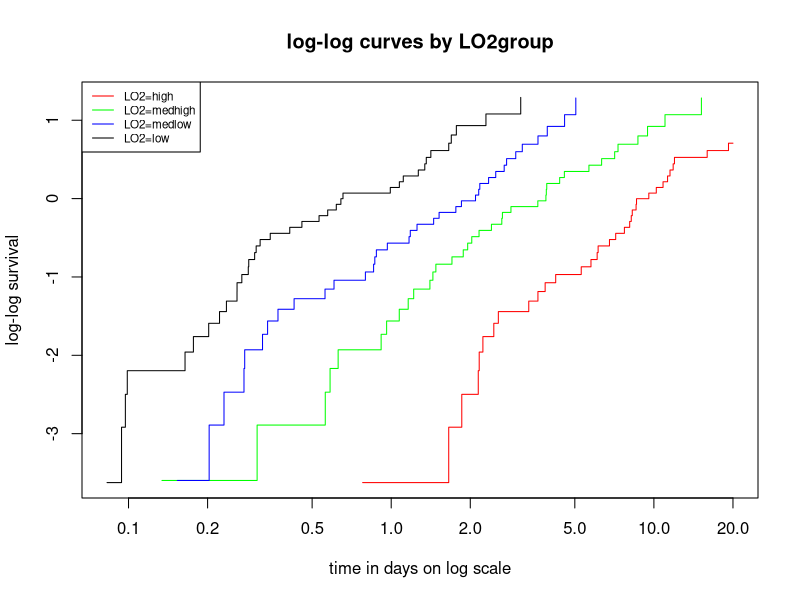
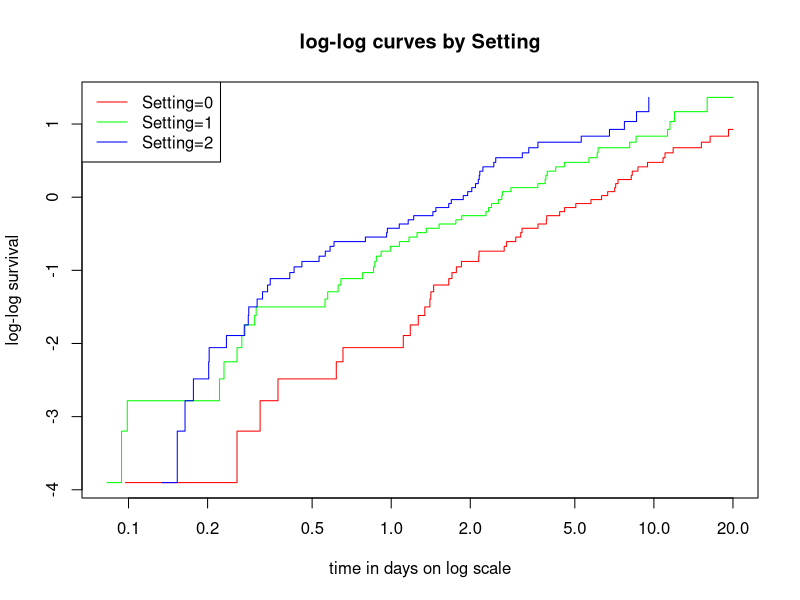
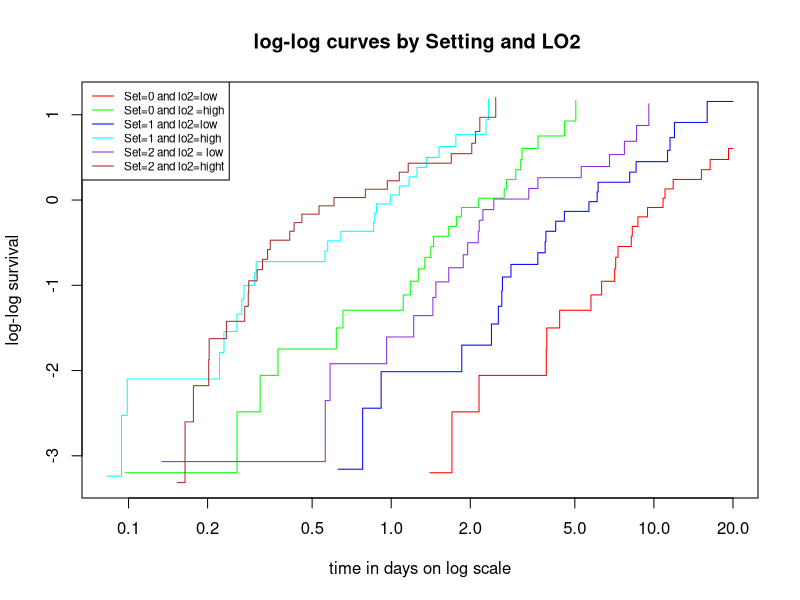
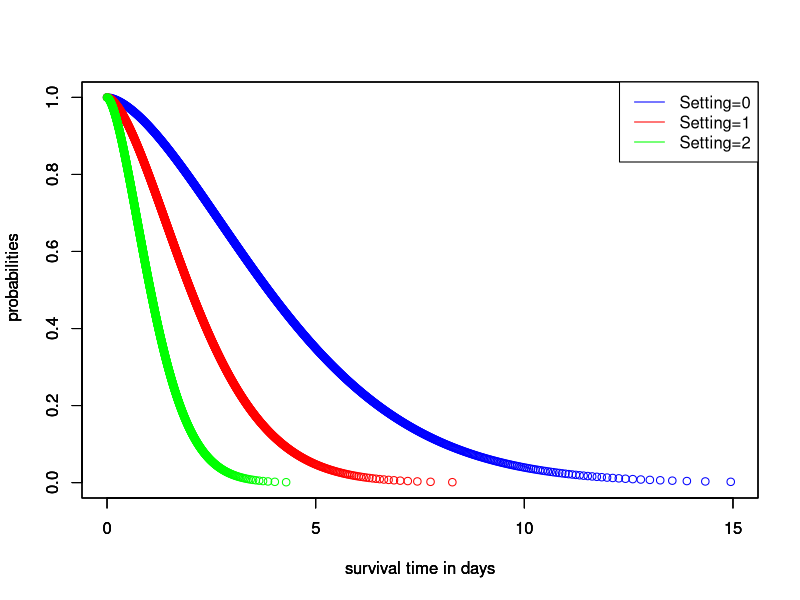
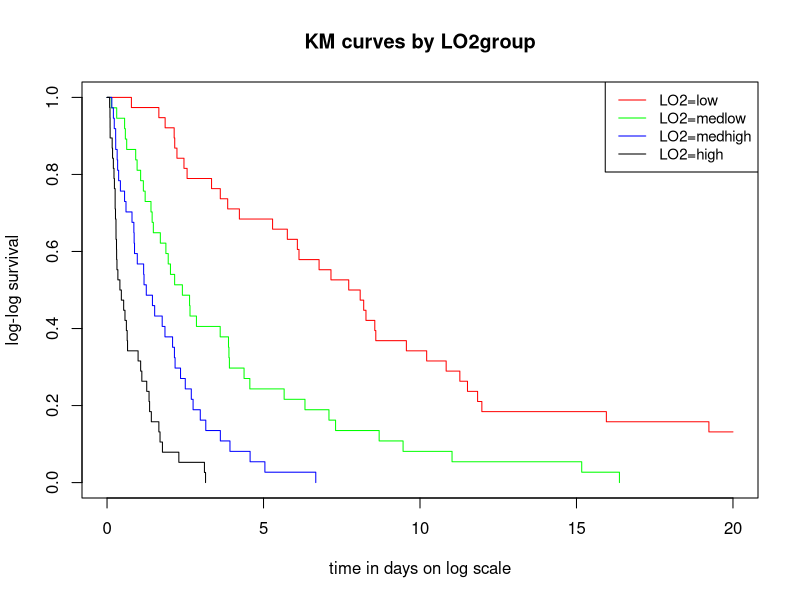
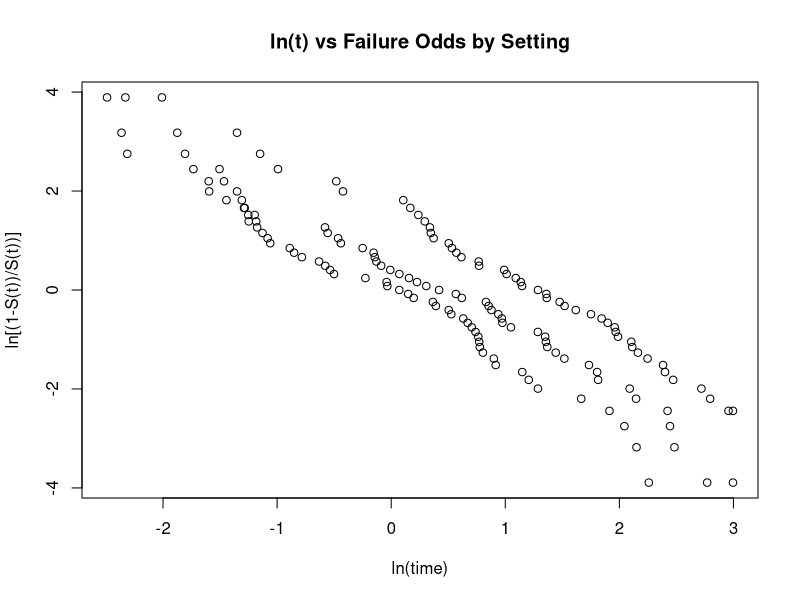
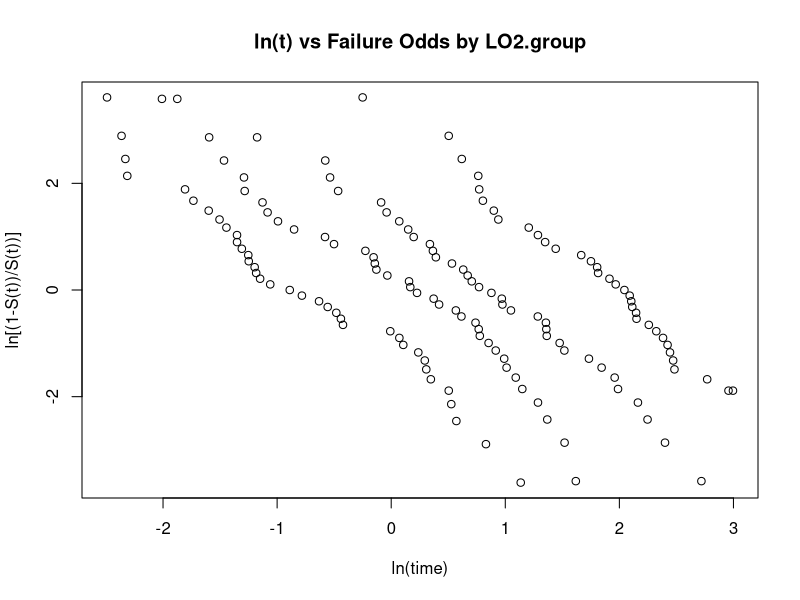
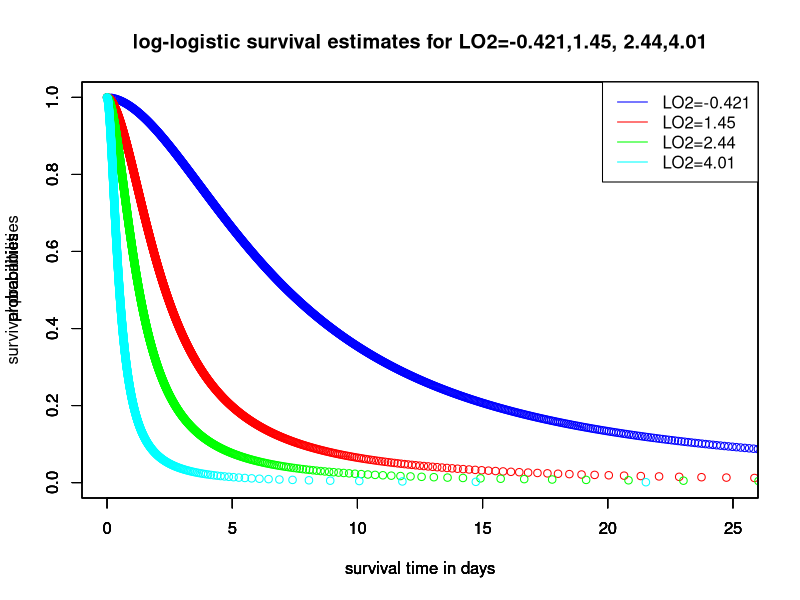

Write R code to recreate these figures, in order.
## ---- chunk 1
library(knitr)
opts_chunk$set(tidy.opts=list(width.cutoff=80),tidy=TRUE)
## ---- chunk 2
knitr::opts_chunk$set(echo = TRUE)
knitr::opts_knit$set(root.dir = "C:/GitStuff/Survival_Analysis/MATH_629/Data")
## ---- chunk 3
rm(list=ls())
library(survival)
library(dplyr)
## ---- chunk 4
Ven.reset <-read.csv("VenresetMft.csv", header = TRUE)
## ---- chunk 5
Y<-Surv(Ven.reset$eventtime,Ven.reset$status==1)
## ---- chunk 6
#Partition LO2 into four strata and create KM estimators for each strata  
quantile(Ven.reset$LO2)
Ven.reset$LO2.group<-cut(Ven.reset$LO2,c(-2.58,1.0075,2.0350,3.0825,6.2300),labels=c('1','2','3','4'))
kmfitO24=survfit(Y~Ven.reset$LO2.group)
## ---- chunk 7
#Plot log-log curves against ln(t) for LO2.group
plot(kmfitO24,fun="cloglog",xlab="time in days on log scale",ylab="log-log survival", main="log-log curves by LO2group",col=c("red","green","blue","black"))
legend("topleft",cex=.7,c("LO2=high","LO2=medhigh","LO2=medlow","LO2=low"),lty=c("solid"),col=c("red","green","blue","black"))
## ---- chunk 8
kmfitST3=survfit(Y~Ven.reset$Setting)
plot(kmfitST3,fun="cloglog",xlab="time in days on log scale",ylab="log-log survival", main="log-log curves by Setting",col=c('red','green','blue'))
legend("topleft",c("Setting=0","Setting=1","Setting=2"),lty=c("solid"),col=c("red","green","blue"))
## ---- chunk 9
#Stratify Lo2 and Setting into six strata 
Ven.reset$LO2.group2<-cut(Ven.reset$LO2,c(-2.58,1.9,6.23),labels=c('1','2'))
Ven.reset$LO2.Set.Strata<-rep(0,nrow(Ven.reset))
for (i in 1:nrow(Ven.reset))
{
  if (Ven.reset$LO2.group2[i]==1 & Ven.reset$Setting[i] ==0){
    Ven.reset$LO2.Set.Strata[i]=1
  } else if (Ven.reset$LO2.group2[i]==2 & Ven.reset$Setting[i] ==0){
    Ven.reset$LO2.Set.Strata[i]=2
  }  else if (Ven.reset$LO2.group2[i]==1 & Ven.reset$Setting[i] ==1){
    Ven.reset$LO2.Set.Strata[i]=3
  }  else if (Ven.reset$LO2.group2[i]==2 & Ven.reset$Setting[i] ==1){
    Ven.reset$LO2.Set.Strata[i]=4
  }  else if (Ven.reset$LO2.group2[i]==1 & Ven.reset$Setting[i] ==2){
    Ven.reset$LO2.Set.Strata[i]=5  
  }    else if (Ven.reset$LO2.group2[i]==2 & Ven.reset$Setting[i] ==2){
    Ven.reset$LO2.Set.Strata[i]=6}
}
## ---- chunk 10
kmfitlST=survfit(Y~Ven.reset$LO2.Set.Strata)
plot(kmfitlST,fun="cloglog",xlab="time in days on log scale",ylab="log-log survival", main="log-log curves by Setting and LO2 ",col=c('red','green','blue','cyan','blueviolet','brown'))
legend("topleft",cex=.7,c("Set=0 and lo2=low","Set=0 and lo2 =high","Set=1 and lo2=low","Set=1 and lo2=high","Set=2 and lo2 = low", "Set=2 and lo2=hight"),lty=c("solid"),col=c('red','green','blue','cyan','blueviolet','brown'))
## ---- chunk 11
mod.wbl1=survreg(Y~Setting+LO2,data=Ven.reset,dist="weibull")
## ---- chunk 12
summary(mod.wbl1)
## ---- chunk 13
#Coefficients of Weibull model and 95% CI for AF for Setting 
alpha0=as.vector(mod.wbl1$coefficients[1]) 
alpha1=as.vector(mod.wbl1$coefficients[2])
alpha2=as.vector(mod.wbl1$coefficients[3])
#Approximate AF for Setting 
AF=exp(alpha1)
#CI for AF for Setting 
lb.af = exp(alpha1 - 1.96*0.0627)
ub.af = exp(alpha1 + 1.96*0.0627)
print(paste("the estimated AF for setting is:",round(AF,4)))
print(paste("the lower bound for the 95% CI for the AF of setting is:",round(lb.af,4)))
print(paste("the upper bound for the 95% CI for the AF of setting is:",round(ub.af,4)))
## ---- chunk 14
#Shape parameter 
p=1/mod.wbl1$scale
#Coefficients of PH model and 95% CI for HR for Setting 
beta0=-p*alpha0; beta1 = -p*alpha1; beta2= -p*alpha2
#Approximate Hazard Ratio for Setting 
HR=exp(beta1);
#Confidence Interval for HR for Setting 
lb.hr = 1/(ub.af)^p
ub.hr = 1/(lb.af)^p
print(paste("the estimated HR for setting is:",round(HR,4)))
print(paste("the lower bound for the 95% CI for the HR of setting is:",round(lb.hr,4)))
print(paste("the upper bound for the 95% CI for the HR of setting is:",round(ub.hr,4)))
## ---- chunk 15
mod.wbl1.int=survreg(Y~Setting+LO2+Setting:LO2,data=Ven.reset,dist="weibull")
alpha0=as.vector(mod.wbl1.int$coefficients[1]) 
alpha1=as.vector(mod.wbl1.int$coefficients[2])
alpha2=as.vector(mod.wbl1.int$coefficients[3])
alpha3=as.vector(mod.wbl1.int$coefficients[4])
## ---- chunk 16
summary(mod.wbl1.int)
#Likelihood ratio test for interaction 
CSstat = -2*(mod.wbl1$loglik[2]-mod.wbl1.int$loglik[2])
print(paste("The value of our test statistic is", round(CSstat,2)))
CV = qchisq(.95,df=1)
print(paste("Our critical value is:",round(CV,4)))
CSstat>CV
pvalue1=pchisq(CSstat,df = 1,lower.tail = FALSE)
print(paste("Our p value is:",round(pvalue1,4)))
## ---- chunk 17
Q1 = as.vector(quantile(Ven.reset$LO2)[2]); Q2 = as.vector(quantile(Ven.reset$LO2)[3]) 
Q3 = as.vector(quantile(Ven.reset$LO2)[4])
AF1 = exp(alpha1 + Q1*alpha3); AF2 = exp(alpha1 + Q2*alpha3); AF3 = exp(alpha1 + Q3*alpha3)
HR1 = exp(-alpha1 - Q1*alpha3); HR2 = exp(-alpha1 - Q2*alpha3); HR3 = exp(-alpha1 - Q3*alpha3)
## ---- chunk 18
#For Setting=0
LO2mean=mean(Ven.reset$LO2)
pattern1=data.frame(Setting=0,LO2=LO2mean)
pct2=0:1000/1000
days1=predict(mod.wbl1.int,newdata=pattern1,
              type="quantile",p=pct2)
survival=1-pct2
plot(days1,survival,xlab="survival time in days",ylab= "survival
     probabilities",xlim=c(0,15),col=c('blue'))
par(new=TRUE)
#For Setting=1
pattern2=data.frame(Setting=1,LO2=LO2mean)
pct2=0:1000/1000
days2=predict(mod.wbl1.int,newdata=pattern2,
              type="quantile",p=pct2)
survival=1-pct2
plot(days2,survival,xlab="survival time in days",ylab= "survival
     probabilities",col=c('red'),xlim=c(0,15))
par(new=TRUE)
#For Setting=2
pattern2=data.frame(Setting=2,LO2=LO2mean)
pct2=0:1000/1000
days3=predict(mod.wbl1.int,newdata=pattern2,
              type="quantile",p=pct2)
survival=1-pct2
plot(days3,survival,xlab="survival time in days",ylab= "survival
     probabilities",col=c('green'),xlim=c(0,15))
legend("topright",c("Setting=0", "Setting=1", "Setting=2"), 
col=c('blue','red','green'), lty=c("solid")) 
## ---- chunk 19
plot(kmfitO24,xlab="time in days on log scale",ylab="log-log survival", main="KM curves by LO2group",col=c("red","green","blue","black"))
legend("topright",cex=.9,c("LO2=low","LO2=medlow","LO2=medhigh","LO2=high"),lty=c("solid"),col=c("red","green","blue","black"))
## ---- chunk 20
#log-rank test
survdiff(Y~Ven.reset$LO2.group)
## ---- chunk 21
plot(log(kmfitST3$time),log(kmfitST3$surv/(1-kmfitST3$surv)),xlab="ln(time)",ylab="ln[(1-S(t))/S(t))]",main="ln(t) vs Failure Odds by Setting")
## ---- chunk 22
plot(log(kmfitO24$time),log(kmfitO24$surv/(1-kmfitO24$surv)),xlab="ln(time)",ylab="ln[(1-S(t))/S(t))]",main="ln(t) vs Failure Odds by LO2.group")
## ---- chunk 23
mod.LO2.lgl=survreg(Y ~ LO2,data=Ven.reset,dist="loglogistic")
summary(mod.LO2.lgl)
alpha0=as.vector(mod.LO2.lgl$coefficients[1]); alpha1=as.vector(mod.LO2.lgl$coefficients[2]);
AF=exp(alpha1)
#95% CI for AF 
lb.af = exp(alpha1 - 1.96*0.00425)
ub.af = exp(alpha1 + 1.96*0.00425)
print(paste("The approximate AF for LO2 is: ",AF))
print(paste("The lower bound for the AF for LO2 is: ",lb.af))
print(paste("The upper bound for the AF for LO2 is: ",ub.af))
## ---- chunk 24
#shape parameter
p=1/mod.LO2.lgl$scale
#PO Model 
beta0=-p*alpha0; beta1 = -p*alpha1
FOR=exp(beta1);
#95% CI for FOR
lb.for = (1/ub.af)^p 
ub.for = (1/lb.af)^p
print(paste("The approximate FOR for LO2 is: ",round(FOR,4)))
print(paste("The lower bound for the AF for LO2 is: ",round(lb.for,4)))
print(paste("The upper bound for the AF for LO2 is: ",round(ub.for,4)))
## ---- chunk 25
#find means by LO2.group 
Ven.reset %>%
  group_by(LO2.group) %>%
  summarise(mean_iron = mean(LO2),
            number_obs = n())
## ---- chunk 26
#for LO2=-0.421
pattern1=data.frame(LO2=-0.421)
pct2=0:1000/1000
days1=predict(mod.LO2.lgl,newdata=pattern1,
              type="quantile",p=pct2)
survival=1-pct2
plot(days1,survival,xlab="survival time in days",ylab="survival
     probabilities",main="log-logistic survival estimates for LO2=-0.421,1.45, 2.44,4.01",xlim=c(0,25),col=c('blue'))
par(new=TRUE)
#for LO2=1.45
pattern1=data.frame(LO2=1.45)
pct2=0:1000/1000
days2=predict(mod.LO2.lgl,newdata=pattern1,
              type="quantile",p=pct2)
survival=1-pct2
plot(days2,survival,xlim=c(0,25),xlab="survival time in days",ylab= "survival probabilities",col=c('red'))
par(new=TRUE)
#for LO2=2.44
pattern3=data.frame(LO2=2.44)
pct2=0:1000/1000
days3=predict(mod.LO2.lgl,newdata=pattern3,
              type="quantile",p=pct2)
plot(days3,survival,xlab="survival time in days",ylab="survival
     probabilities",col=c('green'),xlim=c(0,25))
par(new=TRUE)
#for LO2=4.01
pattern3=data.frame(LO2=4.01)
pct2=0:1000/1000
days4=predict(mod.LO2.lgl,newdata=pattern3,
              type="quantile",p=pct2)
plot(days4,survival,xlab="survival time in days",ylab="survival
     probabilities",xlim=c(0,25),col=c('cyan'))
legend("topright",c("LO2=-0.421", "LO2=1.45", "LO2=2.44","LO2=4.01"), 
col=c('blue','red','green','cyan'), lty=c("solid"))

